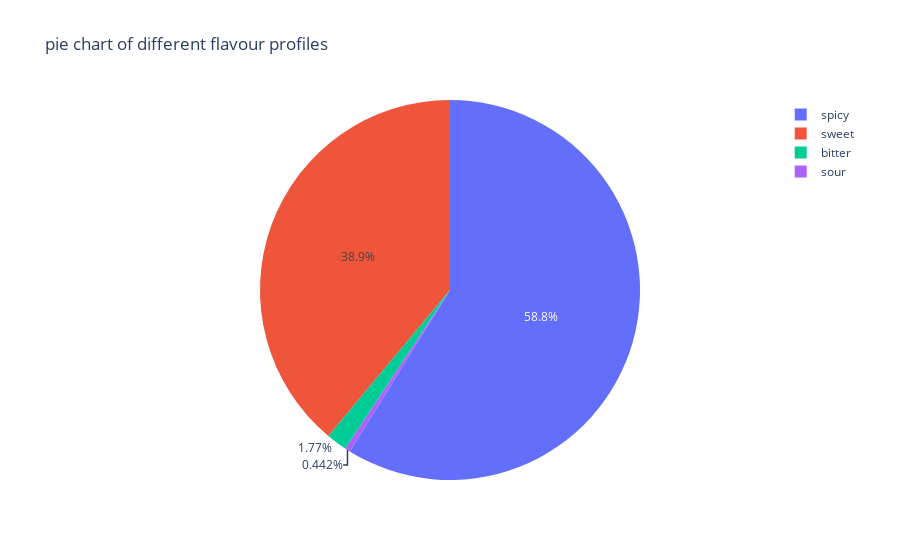

The code cell stored with this chart in its notebook:
### Markdown cell above
Flavour Profile

### Code cell
carrier_count = df['flavor_profile'].value_counts()
f, ax = plt.subplots(figsize=(5,6))
sns.barplot(carrier_count.index, carrier_count.values)
plt.title('Distribution of Flavour profiles')
plt.ylabel('Number of Occurrences', fontsize=12)
plt.xlabel('Flavour profile', fontsize=12)
plt.show()
pie_df = df.flavor_profile.value_counts().reset_index()
pie_df.columns = ['flavor_profile', 'count']
fig = px.pie(pie_df, values='count', names='flavor_profile', title='pie chart of different flavour profiles')
fig.show()

### Figure 1 — Plotly figure (JSON) as saved in the notebook; plotly's stock layout.template omitted (floating-point values rounded to 4 significant figures)
{"data": [{"domain": {"x": [0, 1], "y": [0, 1]}, "hovertemplate": "flavor_profile=%{label}<br>count=%{value}<extra></extra>", "labels": ["spicy", "sweet", "bitter", "sour"], "legendgroup": "", "name": "", "showlegend": true, "type": "pie", "values": [133, 88, 4, 1]}], "layout": {"legend": {"tracegroupgap": 0}, "title": {"text": "pie chart of different flavour profiles"}}}
